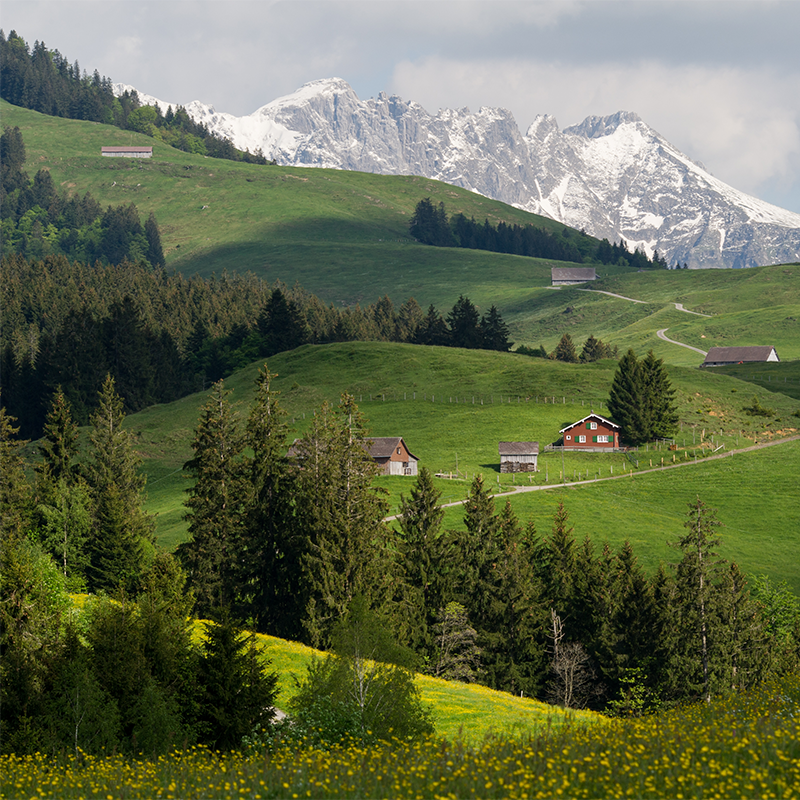
//> input picture panorama/landscape-left.bmp, 800 x 800 px
$ ./panorama_main   (built with g++ and OpenCV 4)
//> lines starting //> are read from the running program, lines starting //| are printed output that depends on the picture
### panorama/panorama/distance_metric.hpp
#pragma once
#include <opencv2/opencv.hpp>
#include "moravec.hpp"
#include "hog.hpp"
#include "pransac.hpp"

namespace panorama
{
	class DistanceCalculator
	{
	private:
		std::vector<PointSet> distance_pair;

	public:
		void ExtractMinDistance(const std::vector<HOGPair>& h1, const std::vector<HOGPair>& h2);
		double CalculateDistance(const std::vector<double>& h1, const std::vector<double>& h2);
		void DisplayPairLine(const cv::Mat& image1, const cv::Mat& image2);

		std::vector<PointSet> GetDistancePair()
		{
			return distance_pair;
		}
	};
}

### panorama/panorama/hog.hpp
#pragma once
#include <opencv2/opencv.hpp>
#include <vector>
#include "moravec.hpp"

namespace panorama
{
	class HOGPair
	{
	public:
		std::vector<double> hog;
		cv::Point keypoint;
		HOGPair(std::vector<double> HOG, cv::Point pt) : hog(std::move(HOG)), keypoint(pt) {}
	};

	class HOG
	{
	public:
		std::vector<HOGPair> GetHOG(const cv::Mat& image, Moravec& moravec);
		std::vector<double> StackHistogram(const cv::Mat& magnitude, const cv::Mat& angle);
	};
}

### panorama/panorama/moravec.hpp
#pragma once
#include <opencv2/opencv.hpp>
#define __min(a,b) (((a) < (b)) ? (a) : (b))

namespace panorama
{
	class Moravec
	{
	private:
		cv::Mat image;
		const int threshold = 25000;
		cv::Mat confidence_map;

	public:
		std::vector<cv::Point> keyPointVec;

		Moravec(const cv::Mat& image);
		void CreateConfidence();
		void FindKeyPoint();
		cv::Mat DrawKeyPoint();

	};
}

### panorama/panorama/pransac.hpp
#pragma once

#include <opencv2/opencv.hpp>
#include <vector>
#include <random>

namespace panorama
{
	// firstImgPtr에는 첫번째 이미지의 좌표가,
	// secondImgPtr에는 두번째 이미지의 좌표가 담기게 된다.
	// 두 이미지간의 Euclidean Distance를 distance에 담는다.
	struct PointSet
	{
		cv::Point firstImgPtr;
		cv::Point secondImgPtr;
		double distance;

		// PointSet간 비교를 위한 연산자 정의
		bool operator==(const PointSet& other) const {
			return firstImgPtr == other.firstImgPtr &&
				secondImgPtr == other.secondImgPtr &&
				distance == other.distance;
		}

		// PointSet간 비교를 위한 연산자 정의
		bool operator!=(const PointSet& other) const {
			return !(*this == other);
		}
	};

	struct EquationElement
	{
		double m; // 기울기
		double b; // 절편
	};

	class LeastSquare
	{
	private:
		std::random_device rn;
		std::mt19937_64 rnd;

	public:
		std::vector<PointSet> distance_pair;  // 랜덤으로 생성된 점들을 저정한 벡터

		LeastSquare() : rn(), rnd(rn()), distance_pair() { }
		int GenerateRandomNumber(int begin, int end);
		void DrawPoint(cv::InputOutputArray& first_canvas, cv::InputOutputArray& second_canvas);
		void DrawLine(EquationElement element, cv::InputOutputArray& canvas);
	};

	class PRANSAC : public LeastSquare
	{
	private:
		EquationElement lineEquation;
		EquationElement optimalEquation;

	public:
		cv::Mat T; // best homogeneous rotation mat
		int maxInlier;

		PRANSAC(std::vector<PointSet> distance_pair) : lineEquation(), optimalEquation(), maxInlier(0) {
			this->distance_pair.assign(distance_pair.begin(), distance_pair.end());
			memset(&lineEquation, 0, sizeof(EquationElement));
			memset(&optimalEquation, 0, sizeof(EquationElement));
		}

		void GetBestRotationMat(double minimum_error = 1.0);
		double GetError(const cv::InputArray& homogeneous_matrix, const PointSet& pair);
		void GetHomogeneousMatrix(const std::vector<PointSet> &selected_points, const cv::OutputArray& homogeneous_matrix);
		void AttachImage(const cv::InputArray& first_image, const cv::InputArray& second_image, const cv::OutputArray& output_image);
	};
}

### panorama/panorama/distance_metric.cpp
#include "distance_metric.hpp"
#include <vector>
#include <math.h>

using namespace panorama;
using namespace std;
using namespace cv;

void DistanceCalculator::ExtractMinDistance(const vector<HOGPair>& h1, const vector<HOGPair>& h2)
{
	vector<PointSet> vector;
	double threshold = 900;

	for (auto pair1 : h1)
	{
		double min_distance = DBL_MAX;
		cv::Point pair2_min_dist_pt;

		for (auto pair2 : h2)
		{
			double distance = CalculateDistance(pair1.hog, pair2.hog);

			if (min_distance > distance)
			{
				min_distance = distance;
				pair2_min_dist_pt = pair2.keypoint;
			}
		}

		if (threshold > min_distance)
		{
			PointSet data { pair1.keypoint, pair2_min_dist_pt, min_distance };
			vector.push_back(data);
		}
	}

	distance_pair.assign(vector.begin(), vector.end());
}

double DistanceCalculator::CalculateDistance(const vector<double>& h1, const vector<double>& h2)
{

	double result = 0;
	for (int i = 0; i < h1.size(); i++)
	{
		double hist1_bin_value = h1.at(i);
		double hist2_bin_value = h2.at(i);

		// 두 Histogram Bin 값 간의 Euclidean Distance를 구하세요.
		// ** 지금부터 코드를 작성하세요. 이 줄은 지우시면 안 됩니다 **
		result += abs(hist1_bin_value - hist2_bin_value);
		// ** 여기까지 코드를 작성하세요. 이 줄은 지우시면 안 됩니다 **
	}

	return result;
}

// [19 lines left out: function DisplayPairLine, not called in this run]

### panorama/panorama/hog.cpp
#include "hog.hpp"

using namespace std;
using namespace cv;
using namespace panorama;

vector<HOGPair> HOG::GetHOG(const Mat& image, Moravec& moravec)
{
	Mat _image = image.clone();

	Mat img_gx; Mat img_gy;	// Calculate gradients gx, gy
	Sobel(_image, img_gx, CV_64FC1, 1, 0, 3);
	Sobel(_image, img_gy, CV_64FC1, 0, 1, 3);

	Mat magnitude;	Mat angle;
	cartToPolar(img_gx, img_gy, magnitude, angle, 1);	// magnitude, angle 추출.

	vector<HOGPair> image_histogram;

	int kernelSize = 13;
	int halfKernelSize = kernelSize / 2;

	for (int idx = 0; idx < moravec.keyPointVec.size(); idx++)
	{
		cv::Point keypoint = moravec.keyPointVec[idx];

		if ((keypoint.y - halfKernelSize >= 0) && (keypoint.x - halfKernelSize >= 0)
			&& (keypoint.y + halfKernelSize <= image.cols - 1) && (keypoint.x + halfKernelSize <= image.rows - 1))
		{
			Mat mask_Mag = magnitude(cv::Rect(keypoint.x - halfKernelSize, keypoint.y - halfKernelSize, kernelSize, kernelSize)).clone();
			Mat mask_Ang = angle(cv::Rect(keypoint.x - halfKernelSize, keypoint.y - halfKernelSize, kernelSize, kernelSize)).clone();

			vector<double> histogram = StackHistogram(mask_Mag, mask_Ang);	// bin 9인 histogram 쌓기.
			image_histogram.push_back(HOGPair(histogram, keypoint));
		}
	}
	return image_histogram;
}

vector<double> HOG::StackHistogram(const Mat& magnitude, const Mat& angle)
{

	vector<double> histogram(8);

	for (int y = 0; y < magnitude.rows; y++)
	{
		for (int x = 0; x < magnitude.cols; x++)
		{
			double mag_px = magnitude.at<double>(y, x);
			double ang_px = angle.at<double>(y, x);

			int idx = (ang_px / 45);

			histogram[idx] += mag_px;
		}
	}

	return histogram;
}

### panorama/panorama/moravec.cpp
#include "moravec.hpp"
#include <iostream>
#include <algorithm>

using namespace std;

panorama::Moravec::Moravec(const cv::Mat& image)
{
	image.copyTo(this->image);
	confidence_map.create(image.size(), CV_32FC1);
	confidence_map.setTo(cv::Scalar(.0f));
}

void panorama::Moravec::CreateConfidence()
{
	for (int h = 2; h < image.rows - 2; ++h)
		for (int w = 2; w < image.cols - 2; ++w)
		{
			// 3x3 그리드의 중점이 (0, 0)이라고 가정.
			// S1 = (-1, 0), S2 = (1, 0), S3 = (0, -1), S4 = (0, 1)
			int s1 = 0;			int s2 = 0;
			int s3 = 0;			int s4 = 0;

			// 3x3 그리드
			for (int y = -1; y <= 1; ++y)
				for (int x = -1; x <= 1; ++x)
				{
					// 교재 p.163 / 실습5 Moravec 자료를 참조하여 제곱차합을 계산하세요.
					// ** 지금부터 코드를 작성하세요. 이 줄은 지우시면 안 됩니다 **
					float top_diff = image.at<uchar>(h + y, w + x) - image.at<uchar>(h + y -1, w + x); // 상
					float bottom_diff = image.at<uchar>(h + y, w + x) - image.at<uchar>(h + y + 1, w + x);// 하
					float left_diff = image.at<uchar>(h + y, w + x) - image.at<uchar>(h + y, w + x - 1);// 좌
					float right_diff = image.at<uchar>(h + y, w + x) - image.at<uchar>(h + y, w + x + 1);// 우
					// ** 여기까지 코드를 작성하세요. 이 줄은 지우시면 안 됩니다 **

					s1 += pow(top_diff, 2);
					s2 += pow(bottom_diff, 2);
					s3 += pow(left_diff, 2);
					s4 += pow(right_diff, 2);
				}

			// s1, s2, s3, s4 중 가장 작은 값을 confidence_map에 추가하시오.
			// ** 지금부터 코드를 작성하세요. 이 줄은 지우시면 안 됩니다 **
			int c = min(min(s1,s2),min(s3,s4));
			// ** 여기까지 코드를 작성하세요. 이 줄은 지우시면 안 됩니다 **

			confidence_map.at<float>(h, w) = c;
		}
}

void panorama::Moravec::FindKeyPoint()
{
	for (int y = 16; y < image.rows - 16; ++y)
		for (int x = 16; x < image.cols - 16; ++x)
		{
			// confidence_map을 순회하면서 임계값보다 값이 크면
		    // 해당 값이 위치한 좌표를 keyPointVec에 추가하세요.
			// ** 지금부터 코드를 작성하세요. 이 줄은 지우시면 안 됩니다 **
			if (confidence_map.at<float>(y, x) >= threshold) {
				keyPointVec.push_back(cv::Point( x,y));
			}
			// ** 여기까지 코드를 작성하세요. 이 줄은 지우시면 안 됩니다 **
		}
}

// [13 lines left out: function DrawKeyPoint, not called in this run]

### panorama/panorama/pransac.cpp
#include "pransac.hpp"

using namespace panorama;

int LeastSquare::GenerateRandomNumber(int begin, int end)
{
	return std::uniform_int_distribution<int>(begin, end)(rnd);
}

// [27 lines left out: functions DrawPoint, DrawLine, not called in this run]

void PRANSAC::GetBestRotationMat(double minimum_error)
{
	double minimal_h_matrix_error = DBL_MAX;  // double 자료형의 최대값
	cv::Mat best_T;

	for (int i = 0; i < 1000; i++)
	{
		// [1] 3개의 서로다른 점들을 구한다.
		assert(distance_pair.size() >= 3);

		int a_idx, b_idx, c_idx;
		a_idx = b_idx = c_idx = -1;

		a_idx = GenerateRandomNumber(0, distance_pair.size() - 1);

		do
			b_idx = GenerateRandomNumber(0, distance_pair.size() - 1);
		while (a_idx == b_idx);

		do
			c_idx = GenerateRandomNumber(0, distance_pair.size() - 1);
		while (a_idx == c_idx || b_idx == c_idx);

		const PointSet a = distance_pair[a_idx];
		const PointSet b = distance_pair[b_idx];
		const PointSet c = distance_pair[c_idx];

		// [2] 세 점을 이용하여 변환행렬 homogeneous_matrix를 구한다.
		//     여기서 구한 homogeneous_matrix는 [알고리즘 7-9]의 T_j에 해당한다.
		std::vector<PointSet> selected_points{ a, b, c };

		cv::Mat homogeneous_matrix;
		GetHomogeneousMatrix(selected_points, homogeneous_matrix);

		// [3] 인라이어를 초기화한다.
		std::vector<PointSet> inliers{ a, b, c };

		// [4] T_j에 대한 오차를 모든 Distance Pair에 대해 계산하고,
		// minimum_error보다 작은 경우 해당 pair를 inlier에 넣는다.
		for (auto& pair : distance_pair)
		{
			if (pair == a || pair == b || pair == c)
				continue;

			if (GetError(homogeneous_matrix, pair) < minimum_error)
				inliers.push_back(pair);
		}

		// [5] Inlier가 많을수록 homogeneous_matrix가 강인함을 의미한다.
		//     이 inlier가 전체 Point의 70% 이상일 때, 이 inlier points 안에서
		//     다시 homogeneous_matrix를 계산한다.
		if (inliers.size() > distance_pair.size() * 0.7)
			GetHomogeneousMatrix(inliers, homogeneous_matrix);

		double sum_error = 0.0;
		for (auto& pair : distance_pair)
			sum_error += GetError(homogeneous_matrix, pair);

		// [6] 계산된 오차가 더 작은 경우,
		//     해당하는 오차값과 Homogeneous Matrix를 minimal_error_matrix로 설정한다.
		if (sum_error < minimal_h_matrix_error)
		{
			minimal_h_matrix_error = sum_error;
			best_T = homogeneous_matrix;
		}

		// [6] 오차가 제일 작은 Matrix를 Optimal Matrix(T)로 설정한다.
		T = cv::Mat::zeros(3, 3, CV_64FC1);

		T.at<double>(0, 0) = best_T.at<double>(0);	T.at<double>(0, 1) = best_T.at<double>(3);
		T.at<double>(1, 0) = best_T.at<double>(1);	T.at<double>(1, 1) = best_T.at<double>(4);
		T.at<double>(2, 0) = best_T.at<double>(2);	T.at<double>(2, 1) = best_T.at<double>(5);
		T.at<double>(2, 2) = 1;
	}
}

double PRANSAC::GetError(const cv::InputArray& homogeneous_matrix, const PointSet& pair)
{
	cv::Mat H_mat = homogeneous_matrix.getMat();

	cv::Mat A = cv::Mat::zeros(1, 3, CV_64FC1);
	cv::Mat T = cv::Mat::zeros(3, 3, CV_64FC1);

	// Homogeneous Matrix를 이용하여 Pair의 첫번째 원소를 Forward Transformation합니다.
	// 이 때, Matrix A의 값을 채우세요. "A.at<double>(0) = ?" 과 같은 방식으로 할당하세요.
	A.at<double>(0) = pair.firstImgPtr.y;
	A.at<double>(1) = pair.firstImgPtr.x;
	A.at<double>(2) = 1;

	// H_mat을 이용하여 행렬 T에 값을 할당하세요. (교재 p.322 수식 7.11 참조)
	T.at<double>(0, 0) = H_mat.at<double>(0, 0);	T.at<double>(0, 1) = H_mat.at<double>(3, 0);
	T.at<double>(1, 0) = H_mat.at<double>(1, 0);	T.at<double>(1, 1) = H_mat.at<double>(4, 0);
	T.at<double>(2, 0) = H_mat.at<double>(2, 0);	T.at<double>(2, 1) = H_mat.at<double>(5, 0);
	T.at<double>(2, 2) = 1;

	// A와 T를 이용하여 행렬 B를 구하세요.
	cv::Mat B = A * T;

	double error = pow((B.at<double>(0) - pair.secondImgPtr.y), 2) +
		pow((B.at<double>(1) - pair.secondImgPtr.x), 2);

	return error;
}

void PRANSAC::GetHomogeneousMatrix(const std::vector<PointSet>& selected_points, const cv::OutputArray& homogeneous_matrix)
{
	// Hint: A dot B = C
	cv::Mat A = cv::Mat::zeros(6, 6, CV_64FC1);
	cv::Mat C = cv::Mat::zeros(6, 1, CV_64FC1);

	// 교재 p.322의 수식 (7.14)에서의
	// 첫번째 6*6 배열을 생성합니다.
	for (auto& pair : selected_points)
	{
		int a_i1 = pair.firstImgPtr.y;
		int a_i2 = pair.firstImgPtr.x;

		// 교재나 강의자료를 참고하여 Matrix A를 채우시오.
		// ** 지금부터 코드를 작성하세요. 이 줄은 지우시면 안 됩니다 **
		A.at<double>(0, 0) += a_i1 * a_i1;
		A.at<double>(1, 0) += a_i1 * a_i2;
		A.at<double>(2, 0) += a_i1;
		A.at<double>(0, 1) += a_i1 * a_i2;
		A.at<double>(1, 1) += a_i2 * a_i2;
		A.at<double>(2, 1) += a_i2;
		A.at<double>(0, 2) += a_i1 ;
		A.at<double>(1, 2) += a_i2;
		A.at<double>(2, 2) += 1;

		A.at<double>(3, 3) += a_i1 * a_i1;
		A.at<double>(4, 3) += a_i1 * a_i2;
		A.at<double>(5, 3) += a_i1;
		A.at<double>(3, 4) += a_i1 * a_i2;
		A.at<double>(4, 4) += a_i2 * a_i2;
		A.at<double>(5, 4) += a_i2;
		A.at<double>(3, 5) += a_i1;
		A.at<double>(4, 5) += a_i2;
		A.at<double>(5, 5) += 1;
		// ** 여기까지 코드를 작성하세요. 이 줄은 지우시면 안 됩니다 **

	}

	// 교재 p.322의 수식 (7.14)에서의
	// 마지막의 결과 6*1 배열을 생성합니다.
	for (auto& pair : selected_points)
	{
		int a1 = pair.firstImgPtr.y;		int a2 = pair.firstImgPtr.x;
		int b1 = pair.secondImgPtr.y;		int b2 = pair.secondImgPtr.x;

		// 교재나 강의자료를 참고하여 Matrix C를 채우시오.
		// ** 지금부터 코드를 작성하세요. 이 줄은 지우시면 안 됩니다 **
		C.at<double>(0, 0) += a1*b1;
		C.at<double>(1, 0) += a2*b1;
		C.at<double>(2, 0) += b1;
		C.at<double>(3, 0) += a1*b2;
		C.at<double>(4, 0) += a2*b2;
		C.at<double>(5, 0) += b2;
		// ** 여기까지 코드를 작성하세요. 이 줄은 지우시면 안 됩니다 **
	}

	// 위에서 구한 행렬 A, C를 이용해서
	// 수식 (7.14) 중간의 [t_11 ~ t_32] 행렬 B을 구하세요.
	// ** 지금부터 코드를 작성하세요. 이 줄은 지우시면 안 됩니다 **
	cv::Mat B = A.inv() * C;
	// ** 여기까지 코드를 작성하세요. 이 줄은 지우시면 안 됩니다 **

	B.copyTo(homogeneous_matrix);
}

void PRANSAC::AttachImage(const cv::InputArray& first_image, const cv::InputArray& second_image, const cv::OutputArray& output_image)
{
	cv::Size first_image_size = first_image.size();
	output_image.create(cv::Size(first_image_size.width * 1.5, first_image_size.height), first_image.type());

	cv::Mat first_image_mat = first_image.getMat();
	cv::Mat second_image_mat = second_image.getMat();
	cv::Mat T_mat_inversed = T.inv();
	cv::Mat output_mat = output_image.getMat();

	cv::Mat homogeneous_vector(1, 3, CV_64FC1);

	// 첫번째 이미지를 결과 캔버스에 복사한다.
	for (int y = 0; y < first_image_mat.rows; y++)
		for (int x = 0; x < first_image_mat.cols; x++)
			output_mat.at<cv::Vec3b>(y, x) = first_image_mat.at<cv::Vec3b>(y, x);

	// 두번째 이미지의 값에 해당하는 좌표를 변환하여
	// 결과 캔버스의 변환좌표 위치에 두번째 이미지의 값을 복사한다.
	for (int y = 0; y < second_image_mat.rows; y++)
		for (int x = 0; x < second_image_mat.cols; x++)
		{
			homogeneous_vector.at<double>(0) = y;
			homogeneous_vector.at<double>(1) = x;
			homogeneous_vector.at<double>(2) = 1;

			cv::Mat homogeneous_result = homogeneous_vector * T_mat_inversed;

			int dy = homogeneous_result.at<double>(0);
			int dx = homogeneous_result.at<double>(1);

			if (dy < 0 || output_mat.rows <= dy || dx < 0 || output_mat.cols <= dx)
				continue;

			output_mat.at<cv::Vec3b>(dy, dx) = second_image_mat.at<cv::Vec3b>(y, x);
		}
}

### panorama/panorama_main.cpp
/*
 * 과제11: Panorama
 * -> 각 헤더 구현체 cpp 파일 참조
 */

#include <chrono>
#include <cstdlib>
#include <ctime>

#include "opencv2/opencv.hpp"
#include "panorama/pransac.hpp"
#include "panorama/moravec.hpp"
#include "panorama/hog.hpp"
#include "panorama/distance_metric.hpp"

using namespace panorama;

// 두 포인트를 거리순으로 오름차순 정렬해주는 std::sort의 헬퍼 함수이다.
// [14 lines left out: functions sort_by_distance_ascending, compare_ptr_loosen, not called in this run]

int main()
{
	// 랜덤한 컬러를 위한 초기화 코드
	std::srand(static_cast<unsigned int>(std::time(0)));

	cv::Mat first_image_color, second_image_color, first_image, second_image;
	cv::Mat first_image_gaussian, second_image_gaussian;
	cv::Mat attached_image;

	first_image_color = cv::imread("landscape-left.bmp", cv::IMREAD_COLOR);
//> first_image_color is the input picture: 800 rows x 800 cols, CV_8UC3; mean B, G, R 74.9, 105.6, 98.2
	second_image_color = cv::imread("landscape-right.bmp", cv::IMREAD_COLOR);
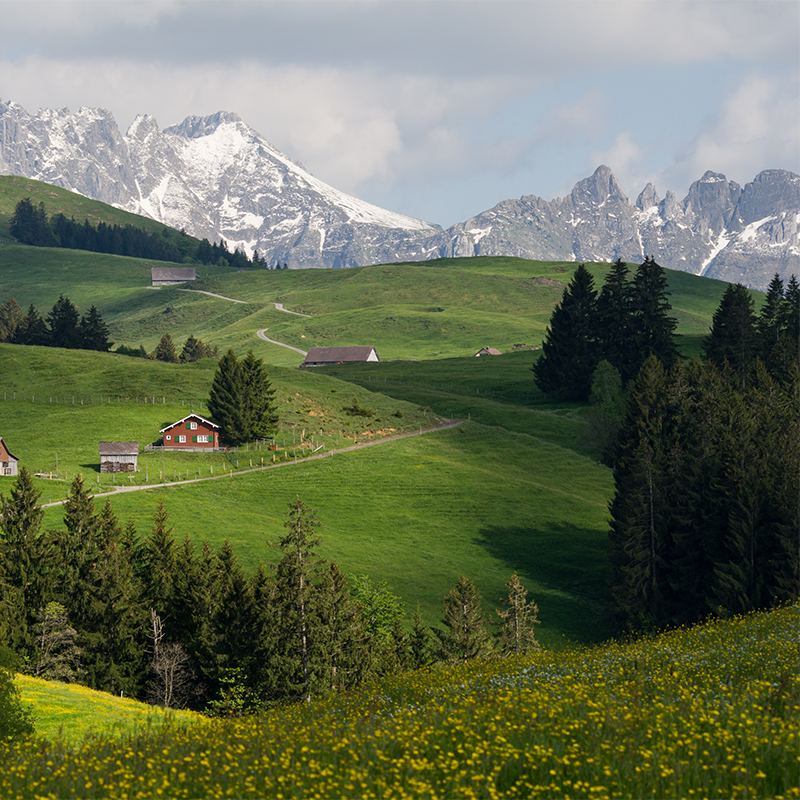
//> input picture panorama/landscape-right.bmp, 800 x 800 px
//> second_image_color is the input picture: 800 rows x 800 cols, CV_8UC3; mean B, G, R 83.9, 111.4, 103.1

	cv::cvtColor(first_image_color, first_image, cv::COLOR_BGR2GRAY);
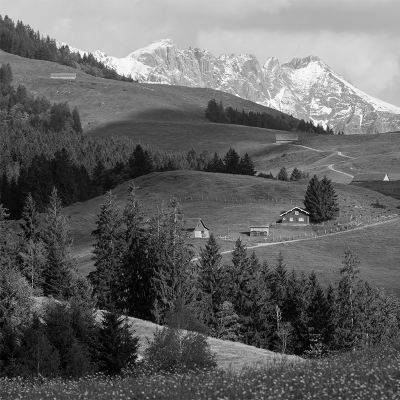
//> first_image: 800 rows x 800 cols, CV_8UC1 (shown at 1/2 size); min 0, max 255, mean 99.9
	cv::cvtColor(second_image_color, second_image, cv::COLOR_BGR2GRAY);
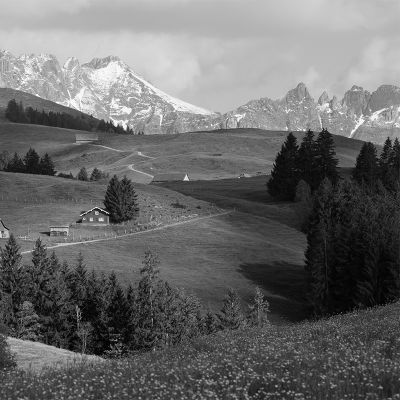
//> second_image: 800 rows x 800 cols, CV_8UC1 (shown at 1/2 size); min 0, max 255, mean 105.8

	assert(first_image.rows > 200 && first_image.cols > 200);
	assert(second_image.rows > 200 && second_image.cols > 200);

	/**
	 * 1단계 - 모라벡 알고리즘을 이용한 Keypoint 검출
	 * CreateConfidence()와 FindKeyPoint()를 구현하세요.
	 */
	panorama::Moravec moravec_first(first_image);
	moravec_first.CreateConfidence();
//> after the loop in CreateConfidence, `for (int h = 2; h < image.rows - 2; ++h)`:
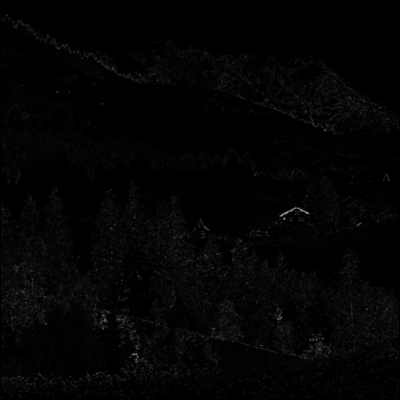
//> confidence_map: 800 rows x 800 cols, CV_32FC1 (shown at 1/2 size); min 0, max 87953, mean 1383.7; drawn with min black and max white
	moravec_first.FindKeyPoint();
//> after the loop in FindKeyPoint, `for (int y = 16; y < image.rows - 16; ++y)`: keyPointVec = 385 Points (x, y), first 12: [225, 136], [226, 136], [225, 137], [226, 137], [586, 233], [648, 260], [649, 260], [777, 360], [589, 415], [590, 415], [591, 415], [594, 415]

	panorama::Moravec moravec_second(second_image);
	moravec_second.CreateConfidence();
	moravec_second.FindKeyPoint();

	/**
	 * 2단계 - 그레이디언트의 히스토그램을 통한 특징 추출
	 */
	HOG hog;
	std::vector<HOGPair> first_image_hog = hog.GetHOG(first_image, moravec_first);
//> in GetHOG, `cartToPolar(img_gx, img_gy, magnitude, angle, 1);`:
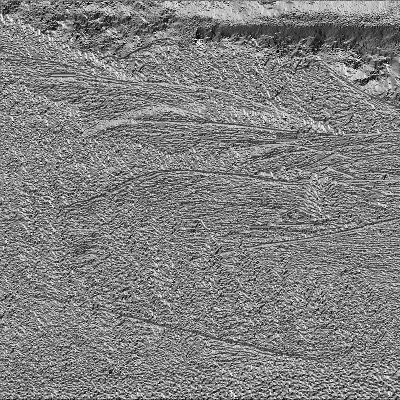
//> angle: 800 rows x 800 cols, CV_64FC1 (shown at 1/2 size); min 0, max 359.9, mean 181.4; drawn with min black and max white
//> the loop in GetHOG, `for (int idx = 0; idx < moravec.keyPointVec.size(); idx++)` made 385 passes
//> (keypoint, histogram) on passes 2, 4, 6, 8, 18: (Point(226, 136), [1707.5, 1108.6, 3201.7, 1598.3, 2805, 4312, 9338.9, 7360.5]), (Point(226, 137), [1746.1, 1025.5, 2687, 1651.3, 2837.6, 4156.1, 9627.8, 7700]), (Point(648, 260), [313.3, 157, 375.1, 2429.3, 7917.5, 3681, 5463.8, 10085.9]), (Point(777, 360), [445.5, 568.7, 854.1, 7631.8, 1145, 4017.6, 8641.5, 2522.2]), (Point(591, 416), [975.3, 10123, 11451, 873.1, 583.4, 13141.9, 8470.6, 742.3])
//> after the loop in GetHOG, `for (int idx = 0; idx < moravec.keyPointVec.size(); idx++)`: image_histogram = 385 items
//> first_image_hog = 385 items
	std::vector<HOGPair> second_image_hog = hog.GetHOG(second_image, moravec_second);
//> in GetHOG (call 2), `Sobel(_image, img_gy, CV_64FC1, 0, 1, 3);`:
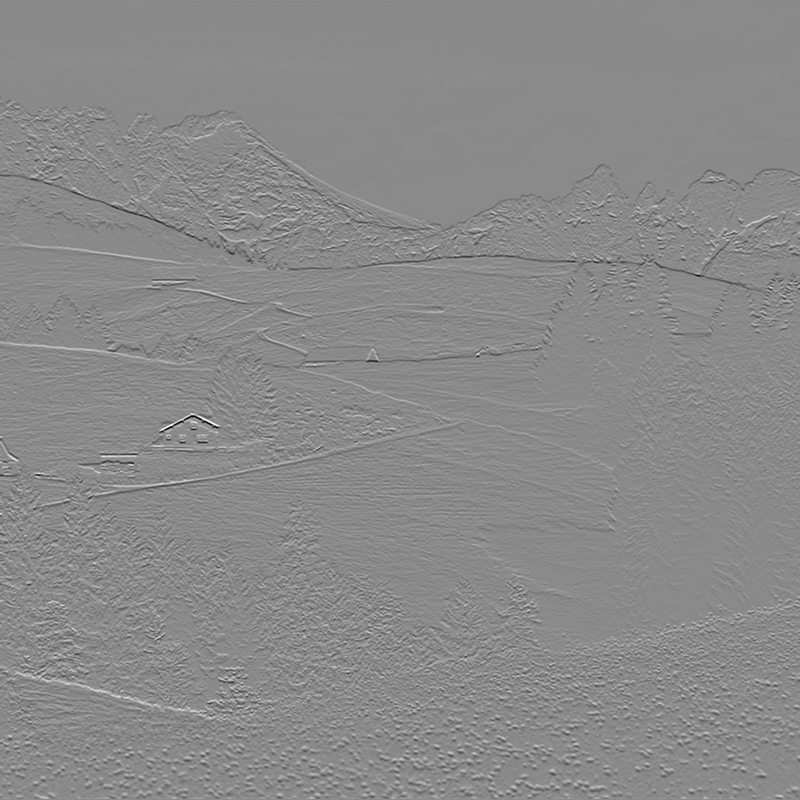
//> img_gy: 800 rows x 800 cols, CV_64FC1; min -966, max 817, mean -1.2; drawn with min black and max white
//> (the rest of the program and of its run is left out)
